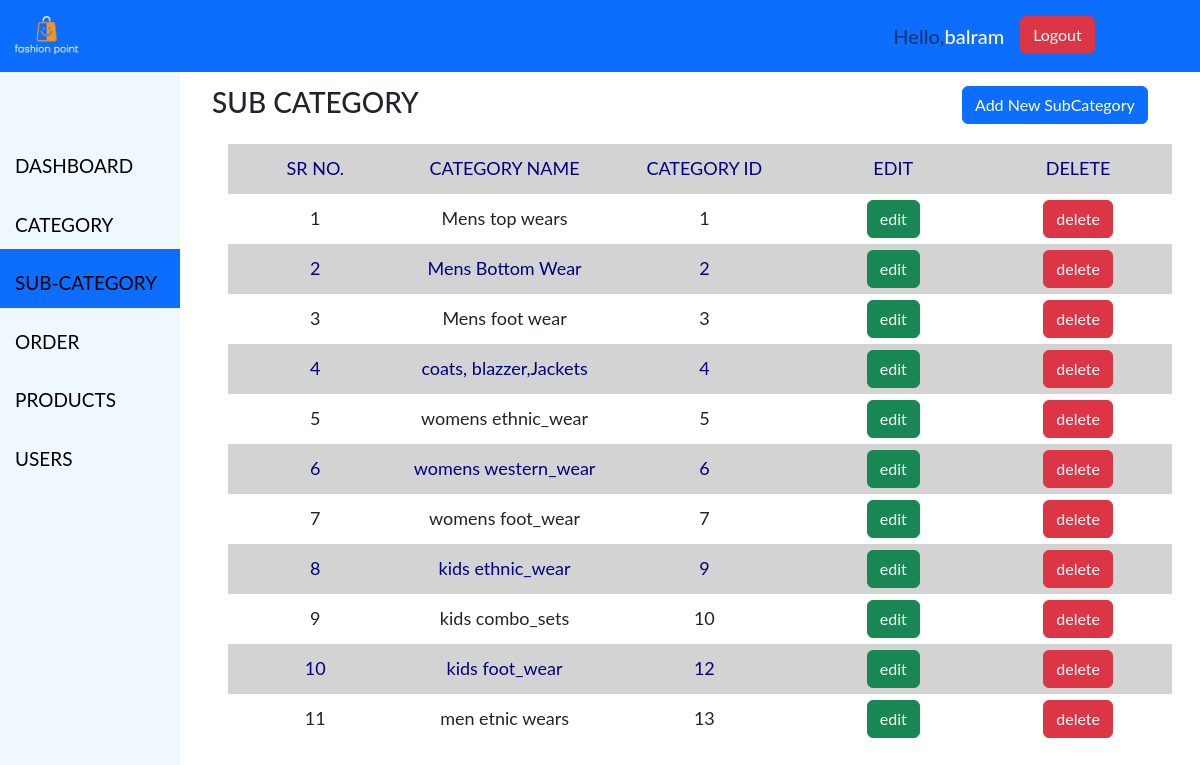
The app's page /admin/sub_categorypage.php (signed in) with its own data.
### tables this page shows
CREATE TABLE `tb_subcategory` (
  `sub_id` int(11) NOT NULL,
  `sub_name` varchar(255) NOT NULL,
  `cat_id` int(11) NOT NULL,
  `description` varchar(255) NOT NULL
);

### admin/sub_categorypage.php (the view, shortened to what this page needs)
<?php
$conn = mysqli_connect('localhost','root','','db_project');
$p="SELECT * FROM tb_subcategory";
$p1= mysqli_query($conn,$p);
?>
<!DOCTYPE html>
<html lang="en">
<head>
    <link rel="stylesheet" href="../cdn/css/bootstrap.css">
</head>
<body>
    <?php include"navbar.php"?>
    <div class="container-fluid">
        <div class="row">
            <div class="col-md-2">
                <?php include'sidebar.php';?>
            </div>
            <div class="col-md-10 " style="margin-top:70px;">
                <div class="row my-3">
                    <div class="col-md-9">
                        <h3>SUB CATEGORY</h3>
                    </div>
                    <div class="col-md-3">
                        <a style="text-align:right" class="btn btn-primary" href='add_subcategory.php'> Add New SubCategory</a>
                    </div>
                </div>
                <div class="row mr-3 ml-3">
                    <table>
                        <tr>
                            <td>SR NO.</td>
                            <td>CATEGORY NAME</td>
                            <td>CATEGORY ID</td>
                            <td>EDIT</td>
                            <td>DELETE</td>
                        </tr>
                </div>
                <div class="row">
                    <?php
                        $i=1;
                        while($p2=mysqli_fetch_array($p1)){
                        echo"<tr>";
                            echo"<td>".$i."</td>";
                            echo"<td>".$p2['sub_name']."</td>";
                            echo"<td>".$p2['sub_id']."</td>";
                            echo"<td><a class='btn btn-success' href='edit_subcategory.php?sid=".$p2['sub_id']."'>edit</a></td>";
                            echo"<td><a class='btn btn-danger' href='delete_subcategory.php?sid=".$p2['sub_id']."'>delete</a></td>";
                            echo"</tr>";
                            $i++;
                        }
                    ?>
                </div>
            </div>
        </div>
</html>

### admin/sub_categorypage.php (style rules this page uses)
td { height: 50px; width: 250px; font-size: 18px; text-align: center; }
table { border-collapse: collapse; }
tr:nth-child(odd) { background-color: #D3D3D3; color:navy; }

### admin/sidebar.php (style rules this page uses)
body { font-family: "Lato", sans-serif; }

### records on screen
tb_subcategory: sub_name "Mens top wears", sub_id "1"
tb_subcategory: sub_name "Mens Bottom Wear", sub_id "2"
tb_subcategory: sub_name "Mens foot wear", sub_id "3"
tb_subcategory: sub_name "coats, blazzer,Jackets", sub_id "4"
tb_subcategory: sub_name "womens ethnic_wear", sub_id "5"
tb_subcategory: sub_name "womens western_wear", sub_id "6"
tb_subcategory: sub_name "womens foot_wear", sub_id "7"
tb_subcategory: sub_name "kids ethnic_wear", sub_id "9"
tb_subcategory: sub_name "kids combo_sets", sub_id "10"
tb_subcategory: sub_name "kids foot_wear", sub_id "12"
tb_subcategory: sub_name "men etnic wears", sub_id "13"

### other values on screen
$_SESSION['user_name'] "balram"
